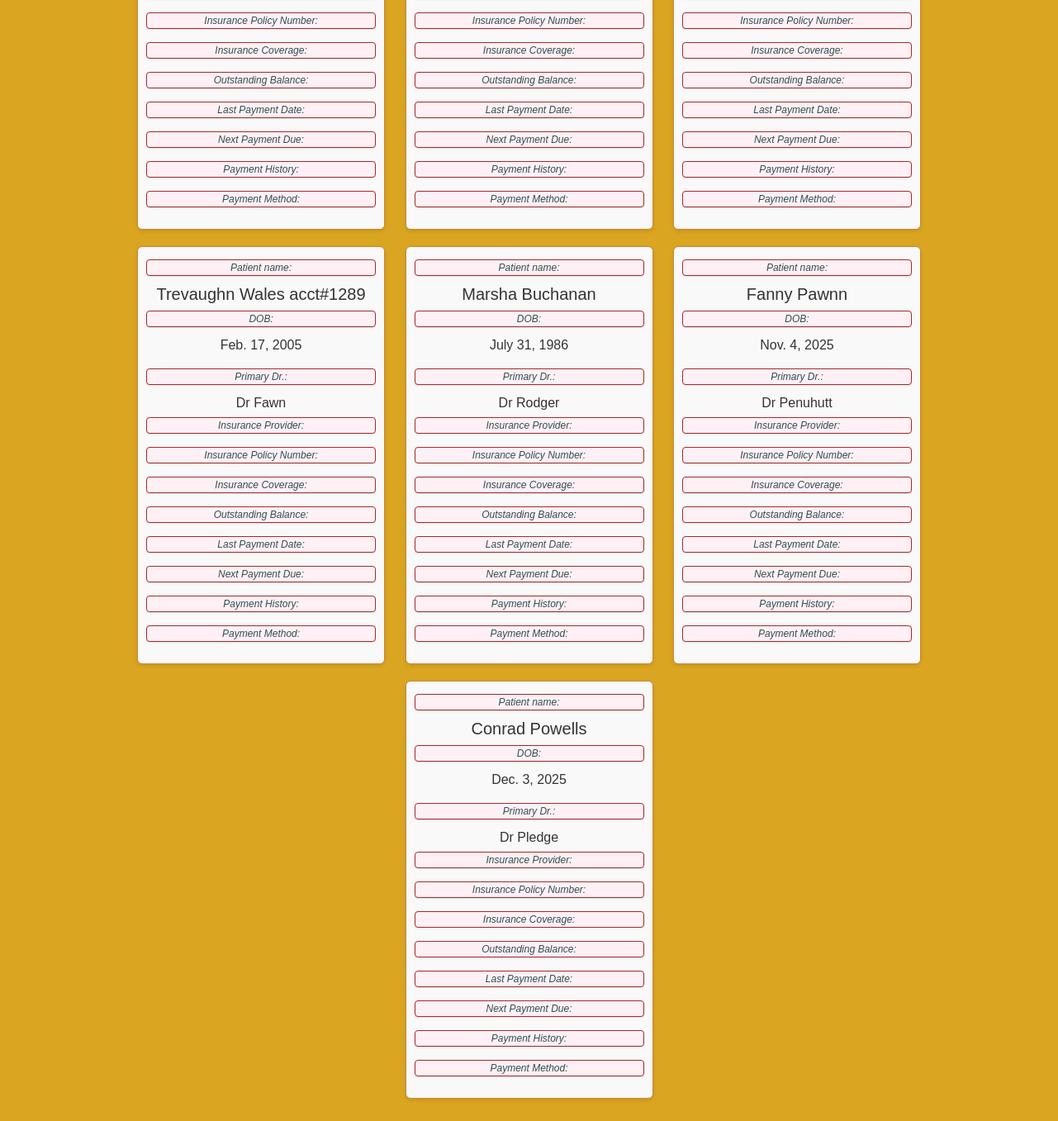
The page /patient_account/ (lower part) on the database as committed earlier.
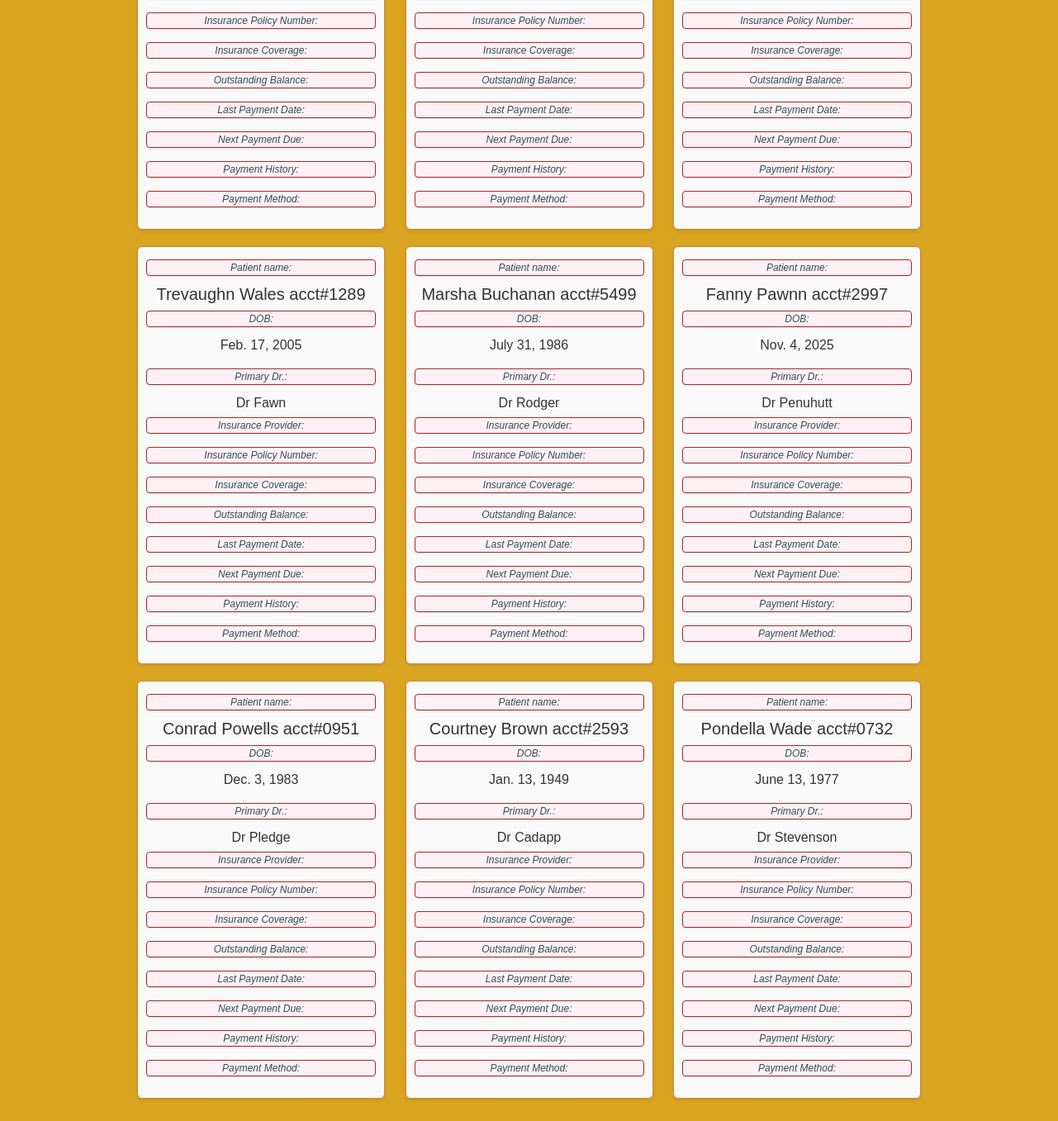
The same page on the database as committed later.
### pages/models.py (models this page shows, shortened)
class PatientAccount(models.Model):
    first_name = models.CharField(max_length=70)
    last_name =  models.CharField(max_length=70)
    date_of_birth = models.DateField()
    phone_number = models.CharField(max_length=20)
    primary_doctor =  models.CharField(max_length=120)
    last_visit = models.DateTimeField()
    number_of_visits = models.DecimalField(max_digits=5, decimal_places=0, null=True, blank=True)
    balance = models.DecimalField(max_digits=12, decimal_places=2)

### pages/views.py (the view)
# urls.py: path('patient_account/', views.PatientAccountView.as_view(), name="patient-account"),
class PatientAccountView(ListView):
    model = PatientAccount
    template_name = 'pages/patient_account.html'
    context_object_name = "all_accounts"

### templates/pages/patient_account.html (shortened to what this page needs)
{% extends 'base.html' %}
{% load static %}
{% block css %}
<link rel="stylesheet" href="{% static 'css/patient_account.css' %}">
{% endblock %}
{% block content %}
<div class="patient-account">
    <div class="list">
        {% for account in all_accounts %}
            <div class="account">
                <label class="hint">Patient name:</label>
                <h5>{{account.first_name}} {{account.last_name}}</h5>
                <label class="hint">DOB:</label>
                <p>{{account.date_of_birth}}</p>
                <label class="hint">Primary Dr.:</label>
                <label>{{account.primary_doctor}}</label>
                <label class="hint">Insurance Provider:</label>
                <label class="hint">Insurance Policy Number:</label>
                <label class="hint">Insurance Coverage:</label>
                <label class="hint">Outstanding Balance:</label>
                <label class="hint">Last Payment Date:</label>
                <label class="hint">Next Payment Due:</label>
                <label class="hint">Payment History:</label>
                <label class="hint">Payment Method:</label>
            </div>
            {% endfor %}
    </div>
</div>
{% endblock %}

Rows that differ between the two databases and show on the page:
changed PatientAccount "Marsha": last_name "Buchanan" → "Buchanan acct#5499"
changed PatientAccount "Fanny": last_name "Pawnn" → "Pawnn acct#2997"
changed PatientAccount "Conrad": last_name "Powells" → "Powells acct#0951"; date_of_birth "Dec. 3, 2025" → "Dec. 3, 1983"
added PatientAccount: first_name "Courtney", last_name "Brown acct#2593", date_of_birth "Jan. 13, 1949", primary_doctor "Dr Cadapp"
added PatientAccount: first_name "Pondella", last_name "Wade acct#0732", date_of_birth "June 13, 1977", primary_doctor "Dr Stevenson"
